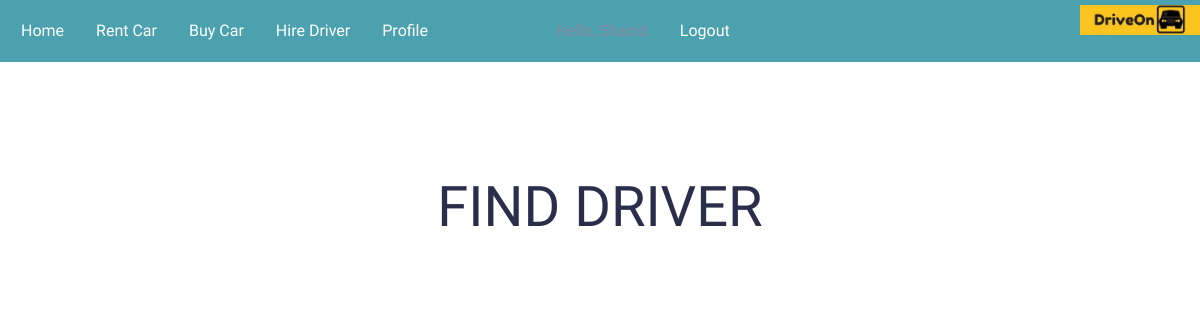
The app's page /driver/ (signed in), older data.
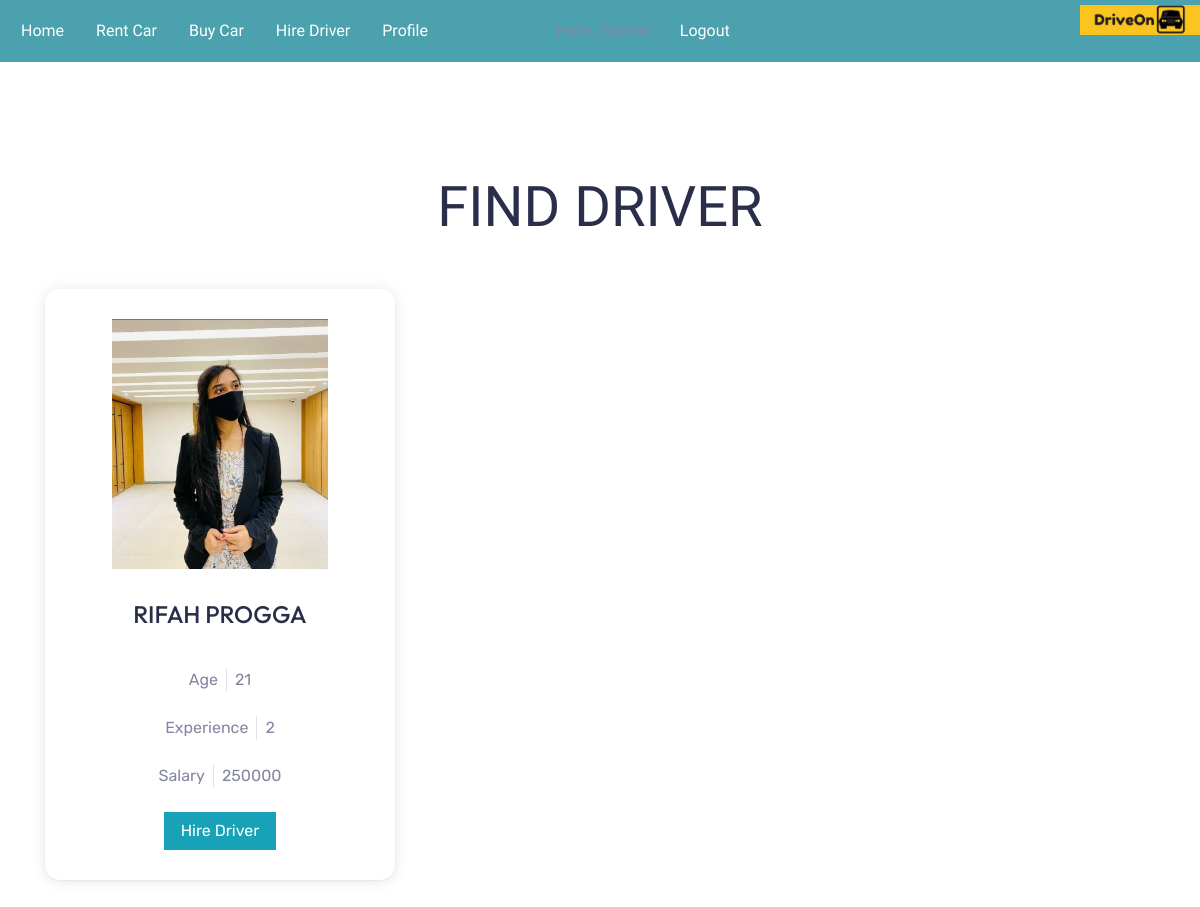
The same page, newer data.
### carInfo/models.py (models this page shows, shortened)
class Driver(models.Model):
    dri_name = models.CharField(max_length=20)
    dri_age = models.CharField(max_length=2)#charField nibo
    dri_address = models.CharField(max_length=300)
    dri_experience = models.CharField(max_length=50)
    dri_lic_num = models.CharField(max_length=50)
    accident_history = models.TextField(max_length=100)
    expected_salary = models.CharField(max_length=15)
    dri_img = models.ImageField(upload_to='media')
    dri_phone_num = models.CharField(max_length=11)

### demo/views.py (the view)
# urls.py: path('driver/', driveon.driver, name='driver'),
@login_required(login_url='login')
def driver(request):
    hireDriver = Driver.objects.all()
    return render(request, 'driver.html',{'Hire_Drivers': hireDriver})

### demo/templates/driver.html (shortened to what this page needs)
{% extends 'base.html' %}
{% load static %}
{% block content %}
<!DOCTYPE html>
<html lang="en">
<head>
    <link href="https://cdnjs.cloudflare.com/ajax/libs/font-awesome/5.15.0/css/all.min.css" rel="stylesheet">
    <link href="{% static 'assets/css/bootstrap.min.css' %}" rel="stylesheet">
    <link href="{% static 'assets/css/car.css' %}" rel="stylesheet">
</head>
<body>
    <div class="container-fluid py-5">
        <div class="container pt-5 pb-3">
            <h1 class="display-4 text-uppercase text-center mb-5">Find Driver</h1>
            <div class="row">
                {% for i in Hire_Drivers %}
                <div class="col-lg-4 col-md-6 mb-2">
                    <div class="rent-item mb-4">
                        <img class="img-fluid mb-3" src="{{i.dri_img.url}}" alt="">
                        <h4 class="cartitle text-uppercase mb-4">{{i.dri_name}}</h4>
                        <div class="d-flex justify-content-center mb-4">
                            <div class="header px-2">
                                <span>Age</span>
                            </div>
                            <div class="header px-2 border-left">
                                <span>{{i.dri_age}}</span>
                            </div>
                        </div>
                        <div class="d-flex justify-content-center mb-4">
                            <div class="header px-2">
                                <span>Experience</span>
                            </div>
                            <div class="header px-2 border-left">
                                <span>{{i.dri_experience}}</span>
                            </div>
                        </div>
                        <div class="d-flex justify-content-center mb-4">
                            <div class="header px-2">
                                <span>Salary</span>
                            </div>
                            <div class="header px-2 border-left">
                                <span>{{i.expected_salary}}</span>
                            </div>
                        </div>
                        <a class="btn btn-info px-3" href="{% url 'driver-payment' i.id user.id %}">Hire Driver</a>
                    </div>
                </div>
                {% endfor %}
            </div>
        </div>
    </div>
</body>
</html>
{% endblock %}

Row changes from the older to the newer data that the page shows:
added Driver: dri_img (picture), dri_name "RIFAH PROGGA", dri_age "21", dri_experience "2", expected_salary "250000"
